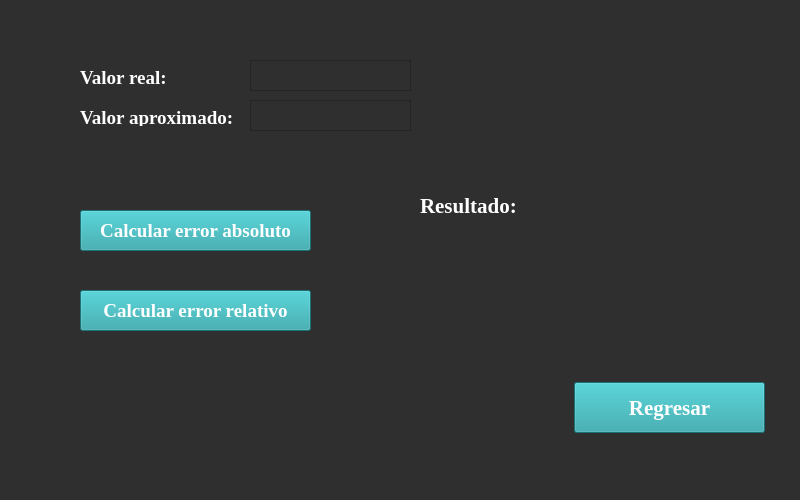
<?xml version="1.0" encoding="UTF-8"?>
<ui version="4.0">
 <class>MainWindow</class>
 <widget class="QMainWindow" name="MainWindow">
  <property name="geometry">
   <rect>
    <x>0</x>
    <y>0</y>
    <width>800</width>
    <height>500</height>
   </rect>
  </property>
  <property name="windowTitle">
   <string>MainWindow</string>
  </property>
  <property name="styleSheet">
   <string notr="true">background-color: rgb(47, 47, 47);</string>
  </property>
  <widget class="QWidget" name="centralwidget">
   <widget class="QLabel" name="labelReal">
    <property name="geometry">
     <rect>
      <x>80</x>
      <y>70</y>
      <width>151</width>
      <height>16</height>
     </rect>
    </property>
    <property name="font">
     <font>
      <family>Times New Roman</family>
      <pointsize>14</pointsize>
      <weight>75</weight>
      <bold>true</bold>
     </font>
    </property>
    <property name="styleSheet">
     <string notr="true">color: rgb(255,255,255);</string>
    </property>
    <property name="text">
     <string>Valor real:</string>
    </property>
   </widget>
   <widget class="QLabel" name="labelAprox">
    <property name="geometry">
     <rect>
      <x>80</x>
      <y>110</y>
      <width>161</width>
      <height>16</height>
     </rect>
    </property>
    <property name="font">
     <font>
      <family>Times New Roman</family>
      <pointsize>14</pointsize>
      <weight>75</weight>
      <bold>true</bold>
     </font>
    </property>
    <property name="styleSheet">
     <string notr="true">color: rgb(255,255,255);</string>
    </property>
    <property name="text">
     <string>Valor aproximado:</string>
    </property>
   </widget>
   <widget class="QTextEdit" name="textReal">
    <property name="geometry">
     <rect>
      <x>250</x>
      <y>60</y>
      <width>161</width>
      <height>31</height>
     </rect>
    </property>
    <property name="font">
     <font>
      <family>Times New Roman</family>
      <pointsize>14</pointsize>
     </font>
    </property>
    <property name="styleSheet">
     <string notr="true">color: rgb(255,255,255);</string>
    </property>
    <property name="verticalScrollBarPolicy">
     <enum>Qt::ScrollBarAlwaysOff</enum>
    </property>
   </widget>
   <widget class="QTextEdit" name="textAprox">
    <property name="geometry">
     <rect>
      <x>250</x>
      <y>100</y>
      <width>161</width>
      <height>31</height>
     </rect>
    </property>
    <property name="font">
     <font>
      <family>Times New Roman</family>
      <pointsize>14</pointsize>
      <weight>50</weight>
      <bold>false</bold>
     </font>
    </property>
    <property name="styleSheet">
     <string notr="true">color: rgb(255,255,255);</string>
    </property>
    <property name="verticalScrollBarPolicy">
     <enum>Qt::ScrollBarAlwaysOff</enum>
    </property>
   </widget>
   <widget class="QPushButton" name="botonAbs">
    <property name="geometry">
     <rect>
      <x>80</x>
      <y>210</y>
      <width>231</width>
      <height>41</height>
     </rect>
    </property>
    <property name="font">
     <font>
      <family>Times New Roman</family>
      <pointsize>14</pointsize>
      <weight>75</weight>
      <bold>true</bold>
     </font>
    </property>
    <property name="styleSheet">
     <string notr="true">color: rgb(255,255,255);
background-color: rgb(37,160,166);</string>
    </property>
    <property name="text">
     <string>Calcular error absoluto</string>
    </property>
   </widget>
   <widget class="QPushButton" name="botonRelat">
    <property name="geometry">
     <rect>
      <x>80</x>
      <y>290</y>
      <width>231</width>
      <height>41</height>
     </rect>
    </property>
    <property name="font">
     <font>
      <family>Times New Roman</family>
      <pointsize>14</pointsize>
      <weight>75</weight>
      <bold>true</bold>
     </font>
    </property>
    <property name="styleSheet">
     <string notr="true">color: rgb(255,255,255);
background-color: rgb(37,160,166);</string>
    </property>
    <property name="text">
     <string>Calcular error relativo</string>
    </property>
   </widget>
   <widget class="QLabel" name="labelResultado">
    <property name="geometry">
     <rect>
      <x>420</x>
      <y>240</y>
      <width>291</width>
      <height>41</height>
     </rect>
    </property>
    <property name="font">
     <font>
      <family>Times New Roman</family>
      <pointsize>16</pointsize>
      <weight>50</weight>
      <bold>false</bold>
     </font>
    </property>
    <property name="styleSheet">
     <string notr="true">color: rgb(255,255,255);</string>
    </property>
    <property name="text">
     <string/>
    </property>
   </widget>
   <widget class="QPushButton" name="botonRegresar">
    <property name="geometry">
     <rect>
      <x>574</x>
      <y>382</y>
      <width>191</width>
      <height>51</height>
     </rect>
    </property>
    <property name="font">
     <font>
      <family>Times New Roman</family>
      <pointsize>16</pointsize>
      <weight>75</weight>
      <bold>true</bold>
     </font>
    </property>
    <property name="styleSheet">
     <string notr="true">color: rgb(255,255,255);
background-color: rgb(37,160,166);</string>
    </property>
    <property name="text">
     <string>Regresar</string>
    </property>
   </widget>
   <widget class="QLabel" name="label">
    <property name="geometry">
     <rect>
      <x>420</x>
      <y>190</y>
      <width>121</width>
      <height>31</height>
     </rect>
    </property>
    <property name="font">
     <font>
      <family>Times New Roman</family>
      <pointsize>16</pointsize>
      <weight>75</weight>
      <bold>true</bold>
     </font>
    </property>
    <property name="styleSheet">
     <string notr="true">color: rgb(255,255,255);</string>
    </property>
    <property name="text">
     <string>Resultado:</string>
    </property>
   </widget>
  </widget>
  <widget class="QMenuBar" name="menubar">
   <property name="geometry">
    <rect>
     <x>0</x>
     <y>0</y>
     <width>800</width>
     <height>21</height>
    </rect>
   </property>
  </widget>
  <widget class="QStatusBar" name="statusbar"/>
 </widget>
 <resources/>
 <connections/>
</ui>
